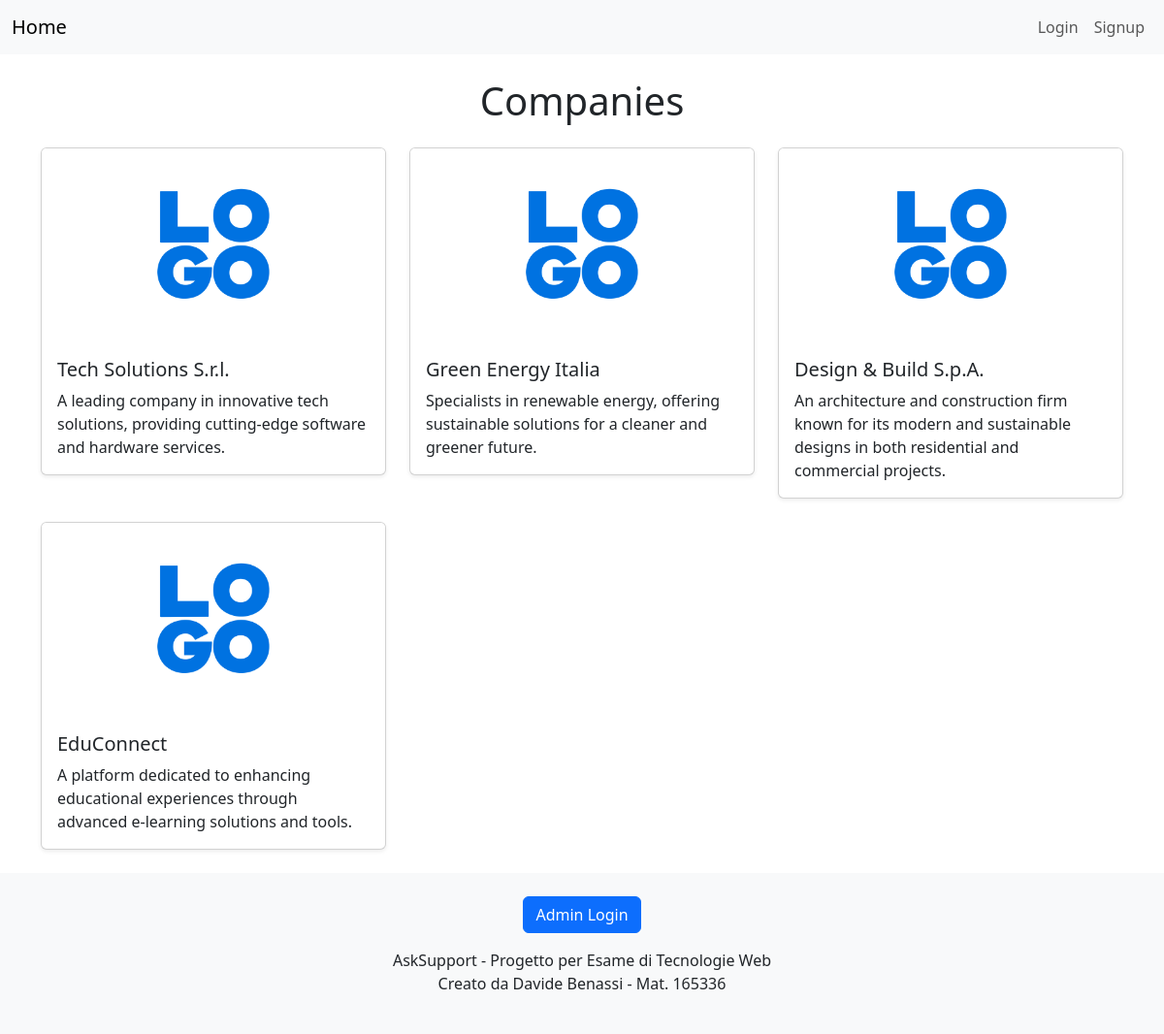
The page / on the database its author committed.
### companies/models.py (models this page shows, shortened)
class Company(models.Model):
    name = models.CharField(max_length=100)
    description = models.TextField()
    admin = models.OneToOneField(User, on_delete=models.CASCADE, related_name='related_company')
    companyLogo = models.ImageField(
        upload_to='images/companies_logos/',
        default='images/default/blank_company_logo.png',
        blank=True      # Optional field
    )

### companies/views.py (the view)
# urls.py: re_path(r"^$|^/$|^home/$", companies_home_page, name='home'),   # The companies home page is renderes ad the whole site home #
def companies_home_page(request):
    companies = Company.objects.all()
    return render(request, 'companies_home_page.html', {'companies': companies})

### companies/templates/companies_home_page.html
{% extends "base.html" %}
{% block content %}
<div class="container mt-4">
    <center> <h1 class="mb-4">Companies</h1> </center>
    <div class="row">
        {% for company in companies %}
        <div class="col-md-4">
            <div class="card mb-4 shadow-sm">
                <a href="{% url 'company-page' company.pk %}" class="text-decoration-none text-dark">
                    <img src="{{ company.companyLogo.url }}" class="card-img-top" alt="{{ company.name }}" style="height: 200px; object-fit: cover;">
                    <div class="card-body">
                        <h5 class="card-title">{{ company.name }}</h5>
                        <p class="card-text">{{ company.description|truncatewords:20 }}</p>
                    </div>
                </a>
            </div>
        </div>
        {% endfor %}
    </div>
</div>
{% endblock %}

### rows shown on the page
Company: companyLogo (placeholder picture), name "Tech Solutions S.r.l.", description "A leading company in innovative tech solutions, providing cutting-edge software and hardware services."
Company: companyLogo (placeholder picture), name "Green Energy Italia", description "Specialists in renewable energy, offering sustainable solutions for a cleaner and greener future."
Company: companyLogo (placeholder picture), name "Design & Build S.p.A.", description "An architecture and construction firm known for its modern and sustainable designs in both residential and commercial projects."
Company: companyLogo (placeholder picture), name "EduConnect", description "A platform dedicated to enhancing educational experiences through advanced e-learning solutions and tools."
